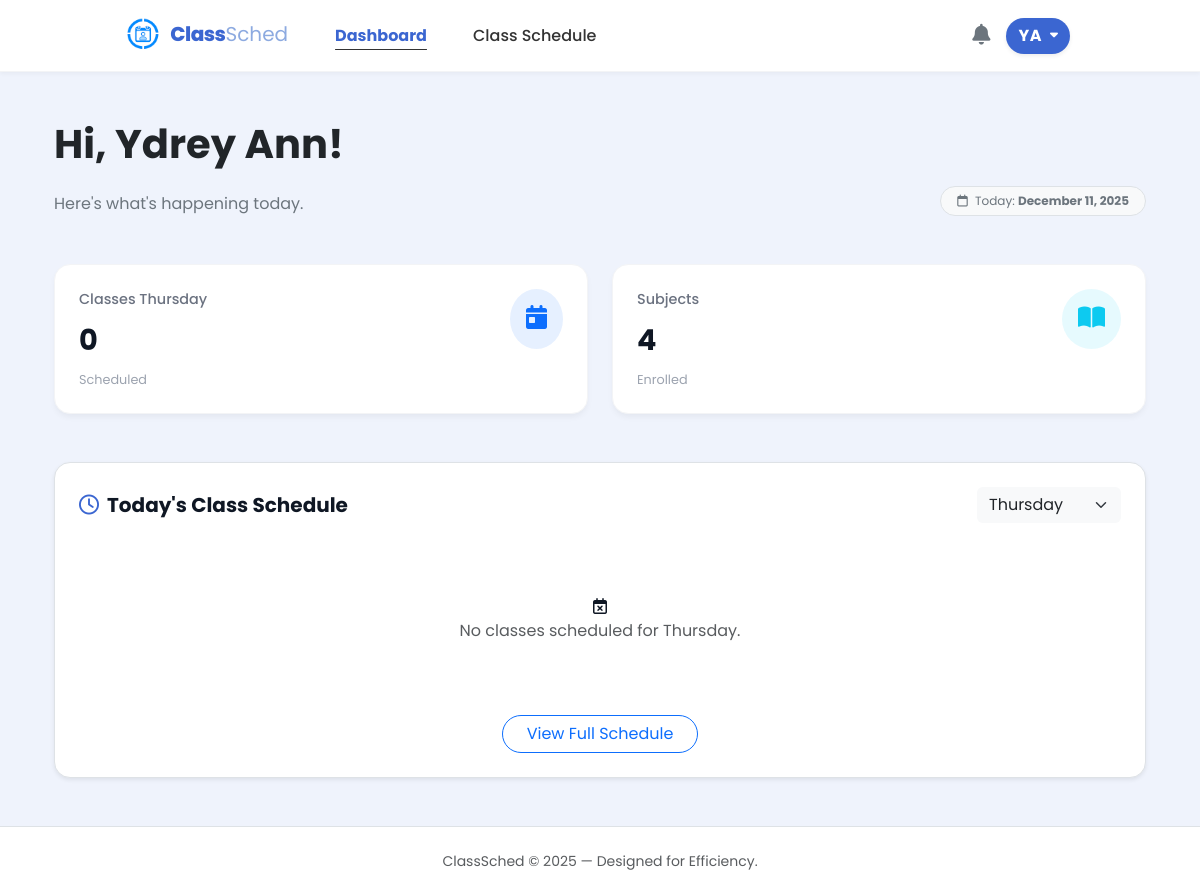
/src/student_dashboard.php (signed in), run on an earlier commit of the app's database.
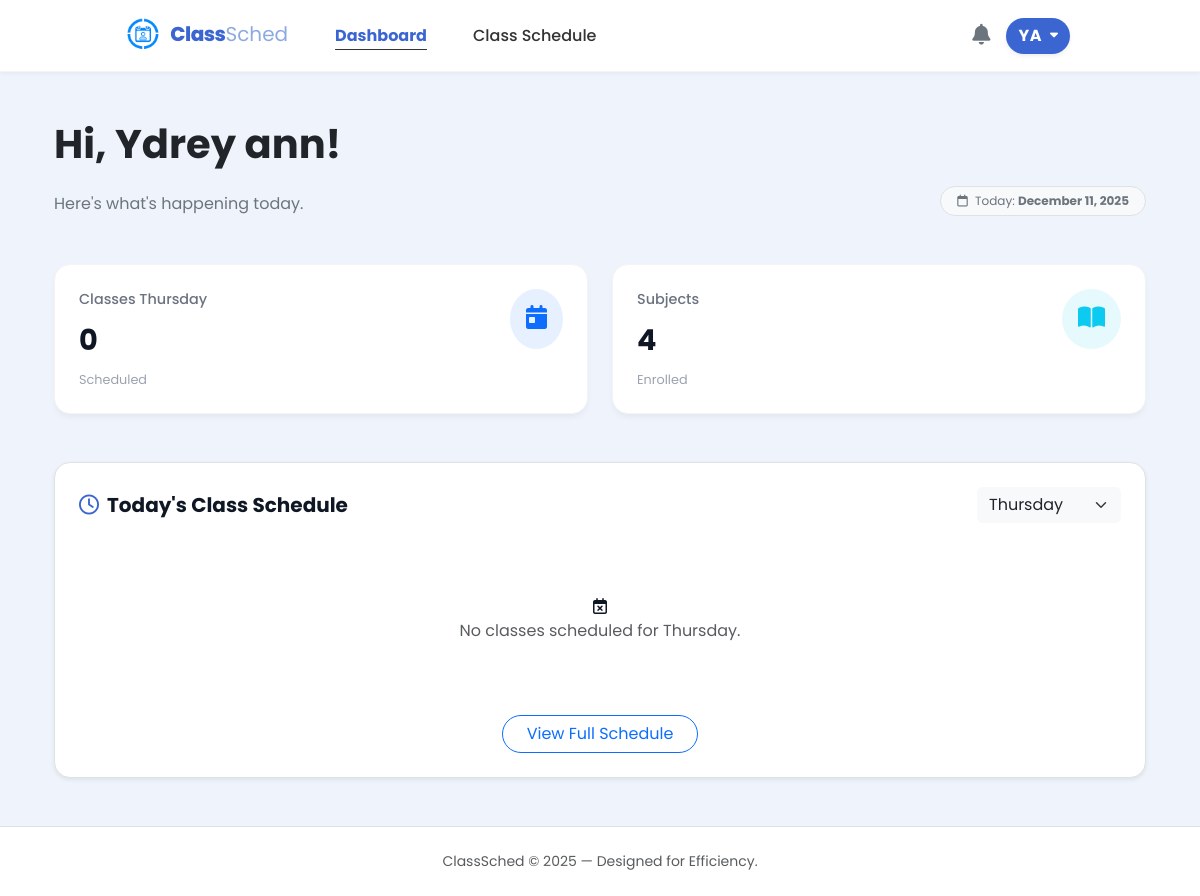
And on a later commit of the database.
### tables this page shows
CREATE TABLE students (
        id INTEGER PRIMARY KEY AUTOINCREMENT,
        user_id INTEGER UNIQUE,
        student_number TEXT(50) NOT NULL,
        last_name TEXT(50) NOT NULL,
        first_name TEXT(50),
        middle_name TEXT(50),
        age INTEGER,
        phone_number TEXT(20),
        course_id INTEGER NOT NULL,
        year_level INTEGER,
        email TEXT(255) UNIQUE,
        last_notification_check DATETIME DEFAULT "1970-01-01 00:00:00",
        FOREIGN KEY (user_id) REFERENCES users(id),
        FOREIGN KEY (course_id) REFERENCES courses(id)
    );

### src/notification.php (called while the page is built, shortened)
<?php
function notif($role = null, $handle_actions = true) {
    $current_page = basename($_SERVER['PHP_SELF']);
    $user = $_SESSION["user"];
    $user_id = $user['id'];
    $db = get_db();
    $unread_count = 0;
    $highlight_count = 0;
    $notif_result = null;
    if ($role === 'admin') {
        $cols = $db->query("PRAGMA table_info(users)");
        $hasCol = false;
        while ($col = $cols->fetchArray(SQLITE3_ASSOC)) {
            if ($col['name'] === 'last_notification_check') {
                $hasCol = true;
                break;
            }
        }
        if (!$hasCol) {
            $db->exec("ALTER TABLE users ADD COLUMN last_notification_check DATETIME DEFAULT '1970-01-01 00:00:00'");
        }
        if ($handle_actions && $_SERVER['REQUEST_METHOD'] === 'POST' && isset($_POST['action']) && $_POST['action'] === 'clear_badge_only') {
            $stmt = $db->prepare("UPDATE users SET last_notification_check = datetime('now', 'localtime') WHERE id = :uid");
            $stmt->bindValue(':uid', $user_id, SQLITE3_INTEGER);
            $stmt->execute();
            header('Content-Type: application/json');
            echo json_encode(['status' => 'success']);
            exit;
        }
        $current_db_val = $db->querySingle("SELECT last_activity FROM admin_system_log WHERE id = 1");
        $current_time = time();
        if (!is_numeric($current_db_val) || ($current_db_val > $current_time + 60)) {
            $db->exec("UPDATE admin_system_log SET last_activity = strftime('%s', 'now') WHERE id = 1");
        }
        if ($handle_actions) {
            if (isset($_GET['action']) && $_GET['action'] === 'clear_notifications') {
                $db->exec("UPDATE notifications SET is_read = 1 WHERE is_read = 0 AND (message LIKE '%bio%' OR message LIKE '%phone%')");
                header("Location: " . $current_page);
                exit;
            }
            if (isset($_GET['action']) && $_GET['action'] === 'read_notif' && isset($_GET['id'])) {
                $notif_id = (int)$_GET['id'];
                $db->exec("UPDATE notifications SET is_read = 1 WHERE id = $notif_id");
                header("Location: admin_student_manage.php");
                exit;
            }
        }
        $last_check_row = $db->querySingle("SELECT last_notification_check FROM users WHERE id = $user_id", true);
        $last_click = ($last_check_row && $last_check_row['last_notification_check']) ? $last_check_row['last_notification_check'] : '1970-01-01 00:00:00';
        $stmt_count = $db->prepare("
            SELECT COUNT(*) FROM notifications
            WHERE is_read = 0
            AND created_at > :last_click
            AND (message LIKE '%bio%' OR message LIKE '%phone%')
        ");
        $stmt_count->bindValue(':last_click', $last_click, SQLITE3_TEXT);
        $unread_count = $stmt_count->execute()->fetchArray()[0];
        $stmt_highlight = $db->prepare("
            SELECT COUNT(*) FROM notifications
            WHERE is_read = 0
            AND (message LIKE '%bio%' OR message LIKE '%phone%')
        ");
        $highlight_count = $stmt_highlight->execute()->fetchArray()[0];
        $notif_result = $db->query("
            SELECT n.*, s.first_name, s.last_name
            FROM notifications n
            LEFT JOIN students s ON n.student_id = s.id
            WHERE (n.message LIKE '%bio%' OR n.message LIKE '%phone%')
            ORDER BY n.created_at DESC LIMIT 10
        ");
    }
    elseif ($role === 'student') {
        $student = $db->querySingle("SELECT id FROM students WHERE user_id = $user_id", true);
        if ($student) {
            $student_id = $student['id'];
            $last_check_row = $db->querySingle("SELECT last_notification_check FROM students WHERE id = $student_id", true);
            $last_click = ($last_check_row && $last_check_row['last_notification_check']) ? $last_check_row['last_notification_check'] : '1970-01-01 00:00:00';
            $stmt_count = $db->prepare("
                SELECT COUNT(*) FROM notifications
                WHERE student_id = :sid
                AND is_read = 0
                AND created_at > :last_click
                AND (message LIKE 'New Class:%' OR message LIKE 'Schedule Update:%')
            ");
            $stmt_count->bindValue(':sid', $student_id, SQLITE3_INTEGER);
            $stmt_count->bindValue(':last_click', $last_click, SQLITE3_TEXT);
            $unread_count = $stmt_count->execute()->fetchArray()[0];
            $highlight_stmt = $db->prepare("
                SELECT COUNT(*) FROM notifications
                WHERE student_id = :sid
                AND is_read = 0
                AND (message LIKE 'New Class:%' OR message LIKE 'Schedule Update:%')
            ");
            $highlight_stmt->bindValue(':sid', $student_id, SQLITE3_INTEGER);
            $highlight_count = $highlight_stmt->execute()->fetchArray()[0];
            $notif_sql = "
                SELECT * FROM notifications
                WHERE student_id = $student_id
                AND (message LIKE 'New Class:%' OR message LIKE 'Schedule Update:%')
                ORDER BY created_at DESC LIMIT 10
            ";
            $notif_result = $db->query($notif_sql);
        }
    }
    $notifications = [];
    if (isset($notif_result) && $notif_result) {
        while ($row = $notif_result->fetchArray(SQLITE3_ASSOC)) {
            $notifications[] = $row;
        }
    }
    return [
        'unread_count' => $unread_count,
        'notifications' => $notifications,
        'highlight_count' => $highlight_count
    ];
}
?>

### src/student_dashboard.php (the view, shortened to what the changed rows need)
<?php
require_once __DIR__ ."/notification.php";
$user = $_SESSION['user'];
$db = get_db();
$user_id = $user['id'];
$student = $db->querySingle("SELECT * FROM students WHERE user_id = $user_id", true);
    ?>
    <?php endif;
$notif_data = notif('student', true);
$display_name = $student['first_name'] ?: $user['name'];
?>
<!DOCTYPE html>
<html lang="en">
<head>
    <link href="https://cdn.jsdelivr.net/npm/bootstrap@5.3.3/dist/css/bootstrap.min.css" rel="stylesheet">
    <link href="https://cdnjs.cloudflare.com/ajax/libs/font-awesome/6.0.0/css/all.min.css" rel="stylesheet">
    <link rel="stylesheet" href="../styles/student_dashboard.css">
    <link rel="stylesheet" href="../styles/student.css">
    <link rel="stylesheet" href="../styles/notification.css">
</head>
<body class="d-flex flex-column min-vh-100 position-relative">
    <?php require_once __DIR__ . "/student_nav.php"; ?>
    <div class="container px-4 py-5">
        <div class="row align-items-end mb-5">
            <div class="col-md-6">
                <h1 class="fw-bold text-dark mb-4">Hi, <?php echo htmlspecialchars($display_name); ?>!</h1>
                <p class="text-secondary mb-0">Here's what's happening today.</p>
            </div>
        </div>
    </div>
</body>
</html>

### src/student_nav.php (shortened to what the changed rows need)
<?php
$current_page = basename($_SERVER['PHP_SELF']);
$is_admin = (strpos($current_page, 'admin_') === 0);
$fullName = null;
$initials = null;
if (isset($_SESSION['user']['id']) && isset($db)) {
    $userId = $_SESSION['user']['id'];
    $stmt = $db->prepare("SELECT first_name, last_name FROM students WHERE user_id = :uid");
    $stmt->bindValue(':uid', $userId, SQLITE3_INTEGER);
    $result = $stmt->execute();
    $navStudent = $result->fetchArray(SQLITE3_ASSOC);
    if ($navStudent) {
        $fullName = $navStudent['first_name'] . ' ' . $navStudent['last_name'];
    }
}
if ($fullName) {
    $parts = explode(' ', trim($fullName));
    if (count($parts) >= 2) {
        $initials = strtoupper(substr($parts[0], 0, 1) . substr($parts[1], 0, 1));
    } else {
        $initials = strtoupper(substr($fullName, 0, 2));
    }
}
?>
<link rel="stylesheet" href="../styles/student_nav.css">
<nav class="navbar navbar-expand-md sticky-top">
    <div class="container-fluid px-4">
        <div class="d-flex align-items-center gap-3">
            <div class="dropdown">
                <?php if ($is_admin): ?>
                    <button class="btn user-dropdown-btn rounded-pill d-flex align-items-center gap-2 border-0 shadow-sm" type="button" data-bs-toggle="dropdown" aria-expanded="false">
                        <span class="fw-bold" style="letter-spacing: 0.5px;"><?php echo htmlspecialchars($initials ?? 'AD'); ?></span>
                        <i class="fa-solid fa-caret-down" style="font-size: 0.8rem;"></i>
                    </button>
                    <ul class="dropdown-menu dropdown-menu-end custom-dropdown-menu shadow-lg mt-2">
                        <li class="dropdown-header-custom">
                            <small class="text-muted d-block" style="font-size: 11px;">Signed in as</small>
                            <span class="fw-bold text-dark" style="font-size: 15px;"><?php echo htmlspecialchars($fullName ?? 'Administrator'); ?></span>
                        </li>
                        <li><hr class="dropdown-divider my-1"></li>
                        <li>
                            <a class="dropdown-item text-danger" href="logout.php">
                                Logout
                            </a>
                        </li>
                    </ul>
                <?php else: ?>
                    <button class="btn user-dropdown-btn rounded-pill d-flex align-items-center gap-2 border-0 shadow-sm" type="button" data-bs-toggle="dropdown" aria-expanded="false">
                        <span class="fw-bold" style="letter-spacing: 0.5px;"><?php echo htmlspecialchars($initials ?? 'US'); ?></span>
                        <i class="fa-solid fa-caret-down" style="font-size: 0.8rem;"></i>
                    </button>
                <?php endif; ?>
            </div>
        </div>
    </div>
</nav>

What changed in the data, as far as the page shows it:
changed students "YA": first_name "Ydrey Ann" → "Ydrey ann"
